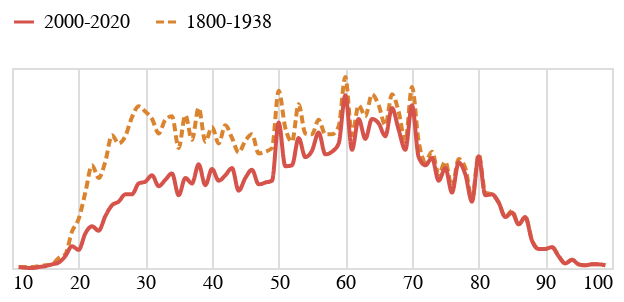

This figure's notebook cell:
### Code cell
tvar1 = alt.Chart(do_grafu_basnici.to_pandas(), width=300, height=100).mark_line(interpolate="monotone").encode(
    alt.X('vek:Q').axis(domain=False, tickSize=0, title=None),
    alt.Y('len:Q').stack('zero').axis(None),
    alt.Color('obdobi:N', sort=['2000-2020','1800-1838'], scale=alt.Scale(range=['#D6534B', '#DB842F']), legend=alt.Legend(title=None, orient="top")),
    alt.StrokeDash('obdobi:N', sort=['2000-2020','1800-1838'], legend=None)
)

tvar1

### Figure 1 — Vega-Lite specification as saved in the notebook (floating-point values rounded to 4 significant figures; data arrays with more than 128 entries replaced by an {"elided": "..."} marker saying what was removed)
{"config": {"title": {"font": "Noticia Text", "fontSize": 14, "anchor": "start", "fontWeight": "bolder", "subtitleFont": "Noticia Text", "subtitleLineHeight": 18, "subtitleFontSize": 12, "subtitleFontWeight": "normal", "subtitlePadding": 10, "dy": -12}, "axis": {"labelFont": "Asap", "titleFont": "Asap", "fontWeight": "lighter", "titleFontWeight": "lighter", "labelFontSize": 10, "titleFontSize": 10, "labelPadding": 2, "titlePadding": 10}, "legend": {"labelFont": "Asap", "labelFontWeight": "normal", "titleFont": "Asap", "titleFontWeight": "normal", "labelFontSize": 10, "titleFontSize": 10}}, "data": {"name": "data-c53a0ecb66886831b7d6ddde05854150"}, "mark": {"type": "line", "interpolate": "monotone"}, "encoding": {"color": {"field": "obdobi", "legend": {"orient": "top", "title": null}, "scale": {"range": ["#D6534B", "#DB842F"]}, "sort": ["2000-2020", "1800-1838"], "type": "nominal"}, "strokeDash": {"field": "obdobi", "legend": null, "sort": ["2000-2020", "1800-1838"], "type": "nominal"}, "x": {"axis": {"domain": false, "tickSize": 0, "title": null}, "field": "vek", "type": "quantitative"}, "y": {"axis": null, "field": "len", "stack": "zero", "type": "quantitative"}}, "height": 100, "width": 300, "$schema": "https://vega.github.io/schema/vega-lite/v5.8.0.json", "datasets": {"data-c53a0ecb66886831b7d6ddde05854150": {"elided": "157 records"}}}
